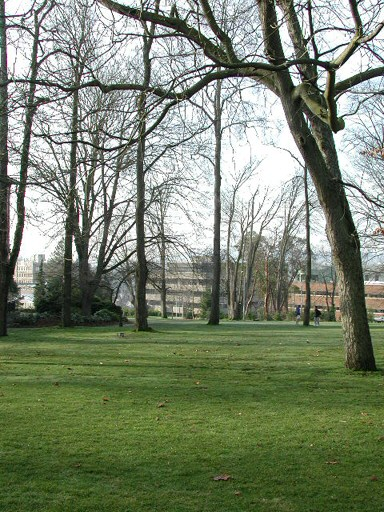
#> input picture hw3/parrington/1.jpg, 384 x 512 px
$ python test.py
#> lines starting #> are read from the running program, lines starting #| are printed output that depends on the picture
from numpy import all, any, array, arctan2, cos, sin, exp, dot, log, logical_and, roll, sqrt, stack, trace, unravel_index, pi, deg2rad, rad2deg, where, zeros, floor, full, nan, isnan, round, float32
from numpy.linalg import det, lstsq, norm
from cv2 import resize, GaussianBlur, subtract, KeyPoint, INTER_LINEAR, INTER_NEAREST, imwrite, imread
from functools import cmp_to_key
import logging

####################
# Global variables #
####################

logger = logging.getLogger(__name__)
float_tolerance = 1e-7

#################
# Main function #
#################

def computeKeypointsAndDescriptors(image, sigma=1.6, num_intervals=3, assumed_blur=0.5, image_border_width=5):
    """Compute SIFT keypoints and descriptors for an input image
    """
    image = image.astype('float32')
    base_image = generateBaseImage(image, sigma, assumed_blur)
    num_octaves = computeNumberOfOctaves(base_image.shape)
    gaussian_kernels = generateGaussianKernels(sigma, num_intervals)
    gaussian_images = generateGaussianImages(base_image, num_octaves, gaussian_kernels)
    dog_images = generateDoGImages(gaussian_images)
    keypoints = findScaleSpaceExtrema(gaussian_images, dog_images, num_intervals, sigma, image_border_width)
    keypoints = removeDuplicateKeypoints(keypoints)
    keypoints = convertKeypointsToInputImageSize(keypoints)
    descriptors = generateDescriptors(keypoints, gaussian_images)
    return keypoints, descriptors

#########################
# Image pyramid related #
#########################

def generateBaseImage(image, sigma, assumed_blur):
    """Generate base image from input image by upsampling by 2 in both directions and blurring
    """
    logger.debug('Generating base image...')
    image = resize(image, (0, 0), fx=2, fy=2, interpolation=INTER_LINEAR)
    sigma_diff = sqrt(max((sigma ** 2) - ((2 * assumed_blur) ** 2), 0.01))
    return GaussianBlur(image, (0, 0), sigmaX=sigma_diff, sigmaY=sigma_diff)  # the image blur is now sigma instead of assumed_blur

def computeNumberOfOctaves(image_shape):
    """Compute number of octaves in image pyramid as function of base image shape (OpenCV default)
    """
    return int(round(log(min(image_shape)) / log(2) - 1))

def generateGaussianKernels(sigma, num_intervals):
    """Generate list of gaussian kernels at which to blur the input image. Default values of sigma, intervals, and octaves follow section 3 of Lowe's paper.
    """
    logger.debug('Generating scales...')
    num_images_per_octave = num_intervals + 3
    k = 2 ** (1. / num_intervals)
    gaussian_kernels = zeros(num_images_per_octave)  # scale of gaussian blur necessary to go from one blur scale to the next within an octave
    gaussian_kernels[0] = sigma

    for image_index in range(1, num_images_per_octave):
        sigma_previous = (k ** (image_index - 1)) * sigma
        sigma_total = k * sigma_previous
        gaussian_kernels[image_index] = sqrt(sigma_total ** 2 - sigma_previous ** 2)
    return gaussian_kernels

def generateGaussianImages(image, num_octaves, gaussian_kernels):
    """Generate scale-space pyramid of Gaussian images
    """
    logger.debug('Generating Gaussian images...')
    gaussian_images = []

    for octave_index in range(num_octaves):
        gaussian_images_in_octave = []
        gaussian_images_in_octave.append(image)  # first image in octave already has the correct blur
        for gaussian_kernel in gaussian_kernels[1:]:
            image = GaussianBlur(image, (0, 0), sigmaX=gaussian_kernel, sigmaY=gaussian_kernel)
            gaussian_images_in_octave.append(image)
            imwrite('./answer/'+str(octave_index)+str(gaussian_kernel)+'.jpg', image)
        gaussian_images.append(gaussian_images_in_octave)
        octave_base = gaussian_images_in_octave[-3]
        image = resize(octave_base, (int(octave_base.shape[1] / 2), int(octave_base.shape[0] / 2)), interpolation=INTER_NEAREST)
    return array(gaussian_images)

# [345 lines left out: functions generateDoGImages, findScaleSpaceExtrema, isPixelAnExtremum, localizeExtremumViaQuadraticFit, computeGradientAtCenterPixel, computeHessianAtCenterPixel and 6 more, not called in this run]

if __name__ == '__main__':
    img1 = imread('./parrington/1.jpg', 0)
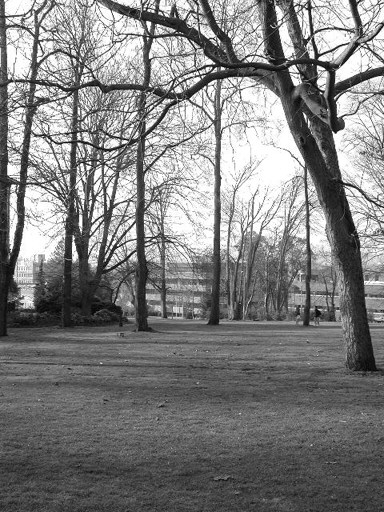
#> img1: shape (512, 384); min 0, max 255, mean 126.9

    computeKeypointsAndDescriptors(img1)
#> in generateBaseImage, `image = resize(image, (0, 0), fx=2, fy=2, interpolation=INTER_LINEAR)`:
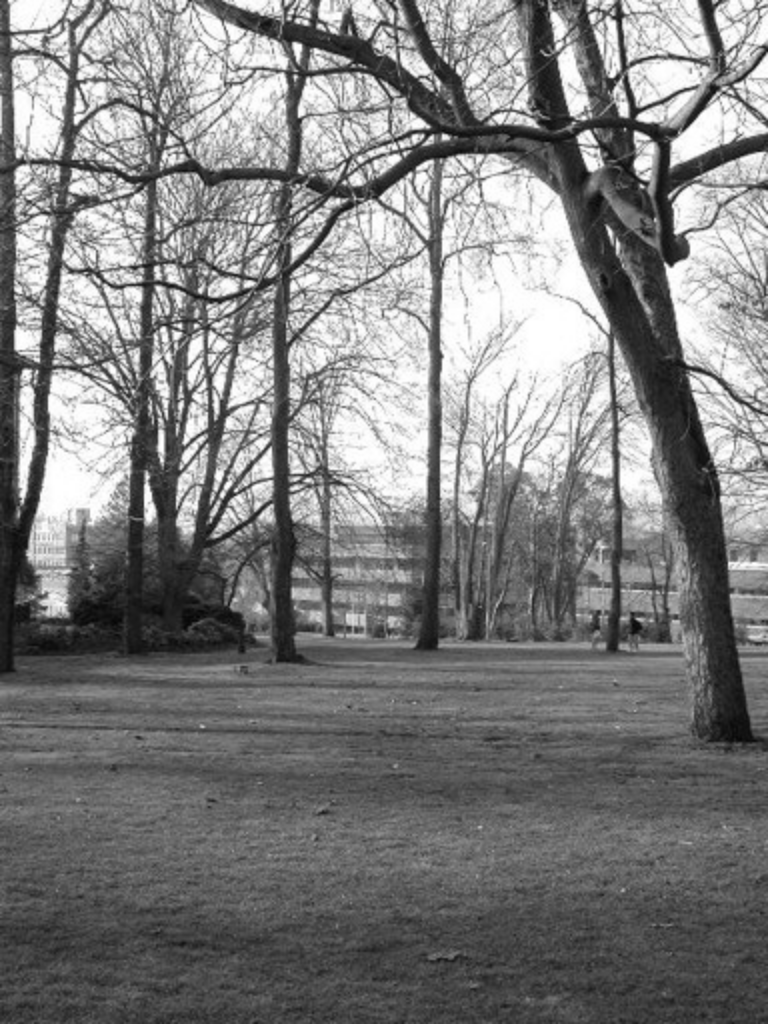
#> image: shape (1024, 768) float32; min 5.94, max 255, mean 126.9
#> the loop in generateGaussianImages, `for octave_index in range(num_octaves):` made 9 passes
#> image on pass 9: [135.1, 134.8]
#> pass 1, in generateGaussianImages, `imwrite('./answer/'+str(octave_index)+str(gaussian_kernel)+'.jpg', ima..`:
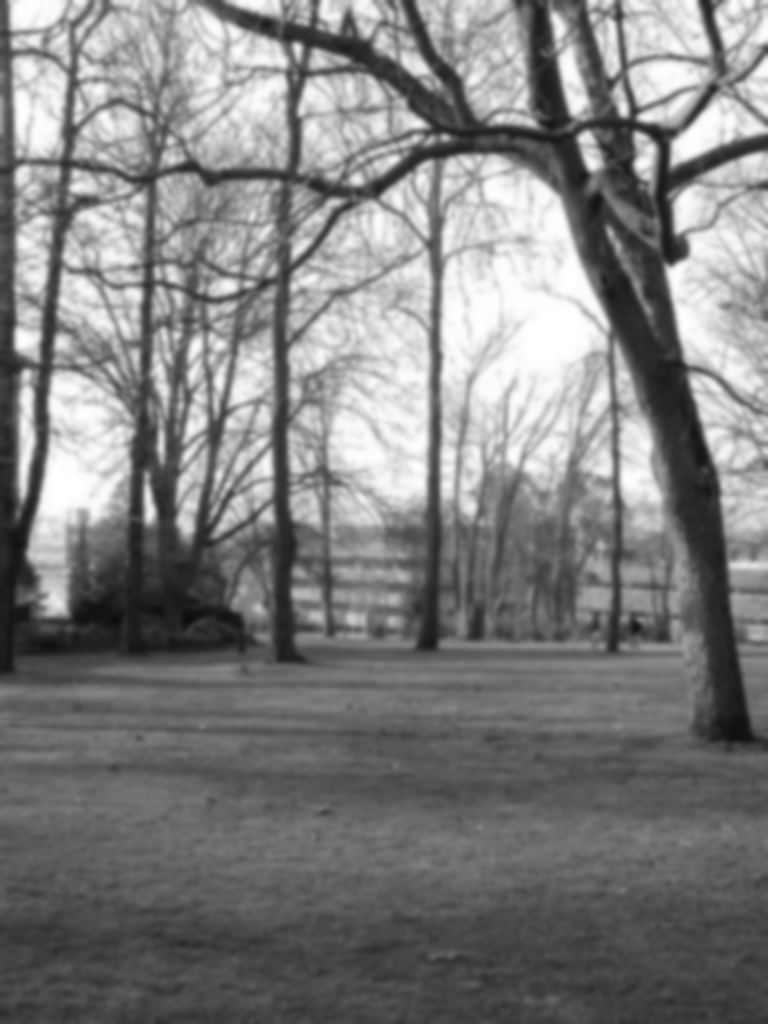
#> saved as 01.5450077936447955.jpg: shape (1024, 768); min 13, max 255, mean 126.9
#> after the loop in generateGaussianImages, `for octave_index in range(num_octaves):`: gaussian_images = 9 items
#> (the run stopped early here; a loop or call above may not have finished)

$ run again, with hw3/parrington/10.jpg copied over hw3/parrington/1.jpg
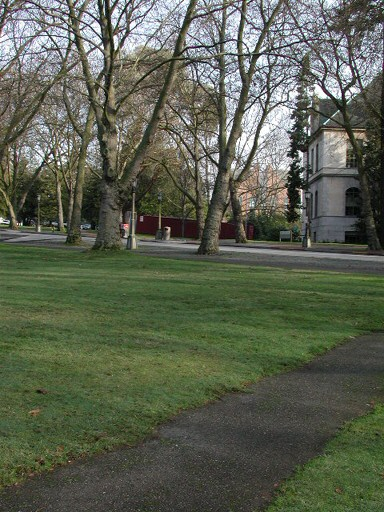
#> input picture hw3/parrington/10.jpg, 384 x 512 px
#> in generateBaseImage, `image = resize(image, (0, 0), fx=2, fy=2, interpolation=INTER_LINEAR)`:
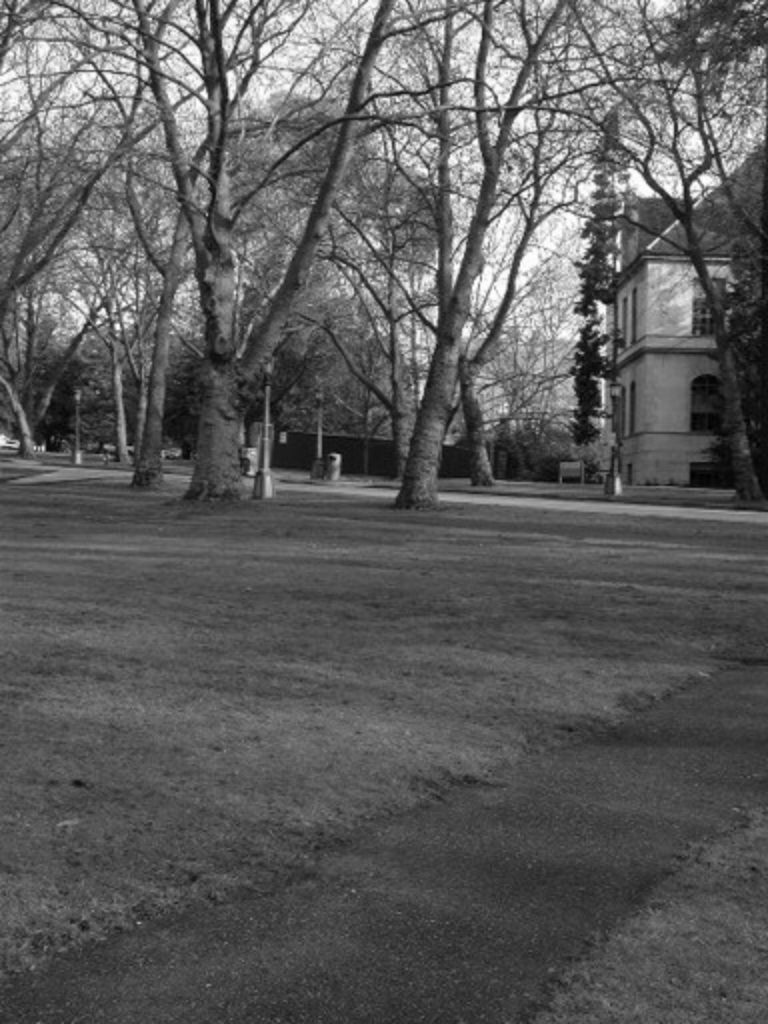
#> image: shape (1024, 768) float32; min 0.375, max 254.9, mean 92.9
#> the loop in generateGaussianImages, `for octave_index in range(num_octaves):` made 9 passes
#> image on pass 9: [98.73, 98.52]
#> pass 1, in generateGaussianImages, `imwrite('./answer/'+str(octave_index)+str(gaussian_kernel)+'.jpg', ima..`:
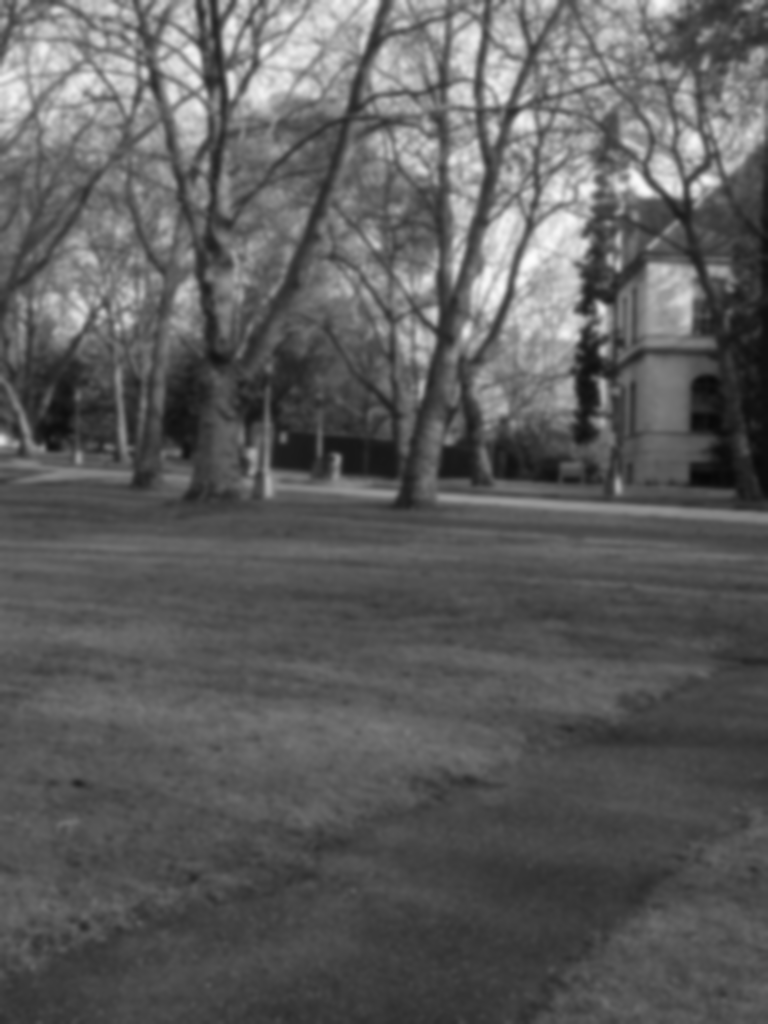
#> saved as 01.5450077936447955.jpg: shape (1024, 768); min 7, max 252, mean 92.9
#> after the loop in generateGaussianImages, `for octave_index in range(num_octaves):`: gaussian_images = 9 items

$ run again, with hw3/parrington/11.jpg copied over hw3/parrington/1.jpg
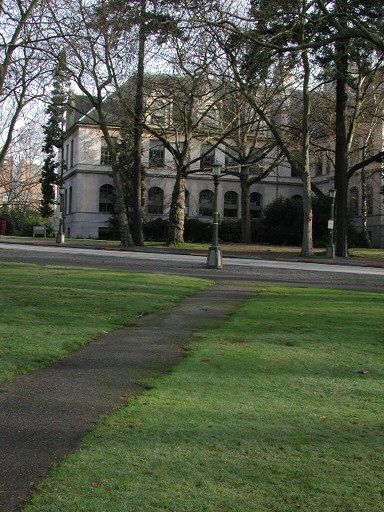
#> input picture hw3/parrington/11.jpg, 384 x 512 px
#> in generateBaseImage, `image = resize(image, (0, 0), fx=2, fy=2, interpolation=INTER_LINEAR)`:
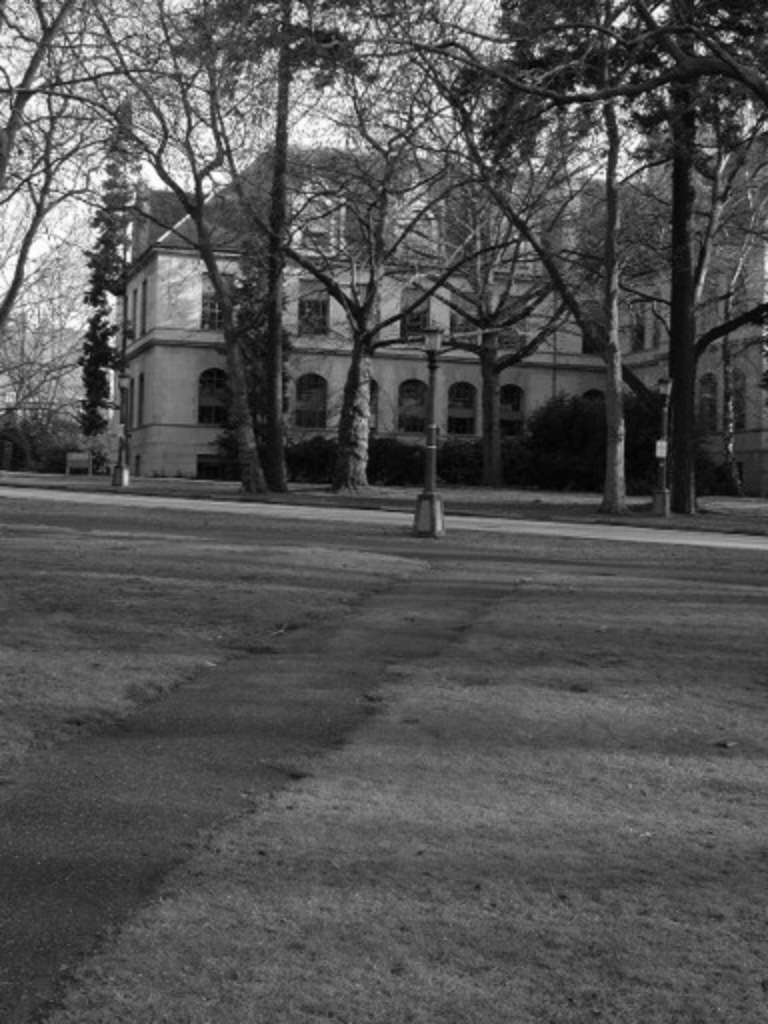
#> image: shape (1024, 768) float32; min 1.56, max 254.9, mean 83.4
#> the loop in generateGaussianImages, `for octave_index in range(num_octaves):` made 9 passes
#> image on pass 9: [86.87, 86.77]
#> pass 1, in generateGaussianImages, `imwrite('./answer/'+str(octave_index)+str(gaussian_kernel)+'.jpg', ima..`:
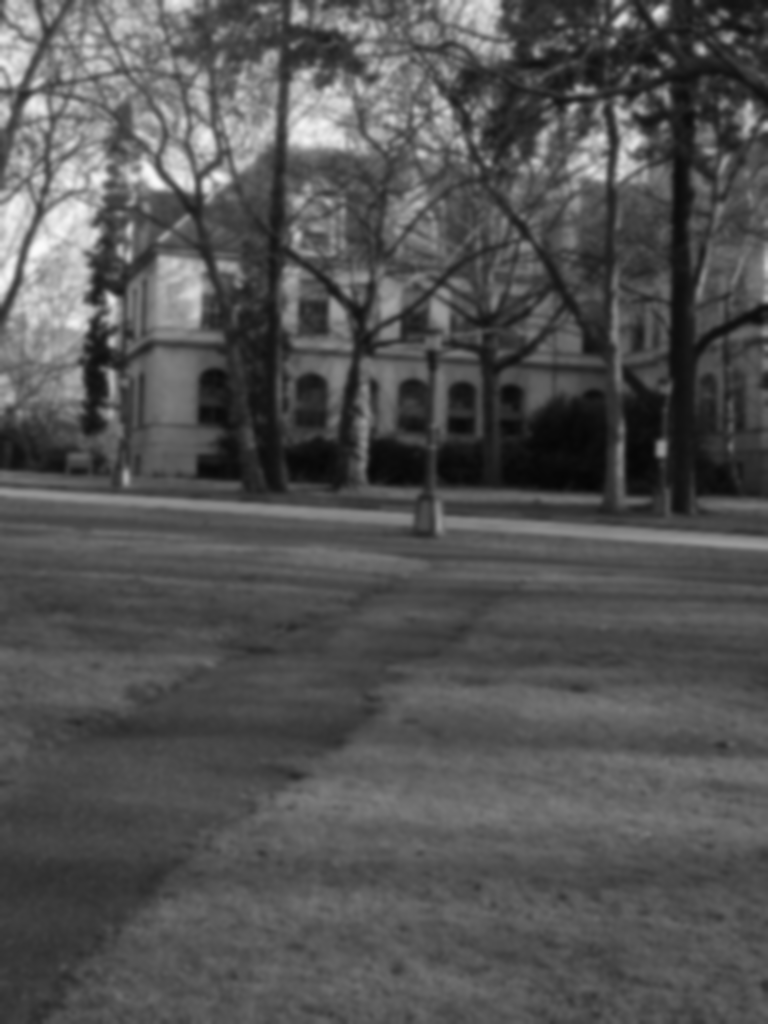
#> saved as 01.5450077936447955.jpg: shape (1024, 768); min 6, max 250, mean 83.4
#> after the loop in generateGaussianImages, `for octave_index in range(num_octaves):`: gaussian_images = 9 items

$ run again, with hw3/parrington/12.jpg copied over hw3/parrington/1.jpg
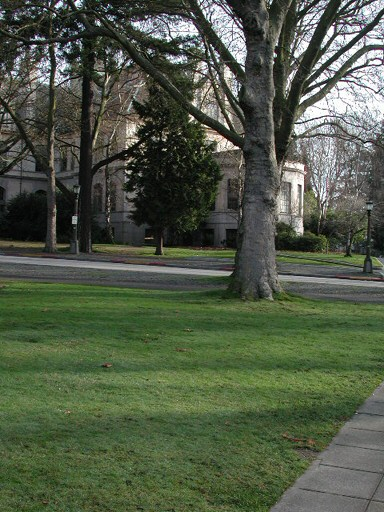
#> input picture hw3/parrington/12.jpg, 384 x 512 px
#> `img1 = imread('./parrington/1.jpg', 0)`:
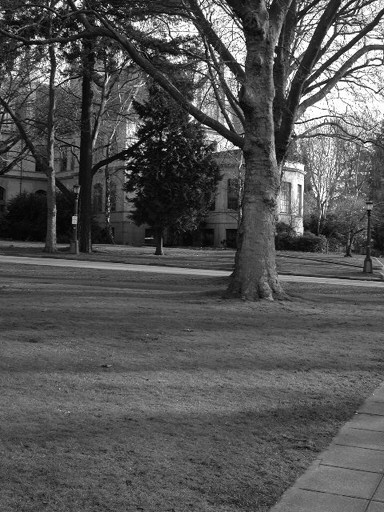
#> img1: shape (512, 384); min 0, max 255, mean 84.7
#> the loop in generateGaussianImages, `for octave_index in range(num_octaves):` made 9 passes
#> image on pass 9: [79.81, 79.83]
#> pass 1, in generateGaussianImages, `imwrite('./answer/'+str(octave_index)+str(gaussian_kernel)+'.jpg', ima..`:
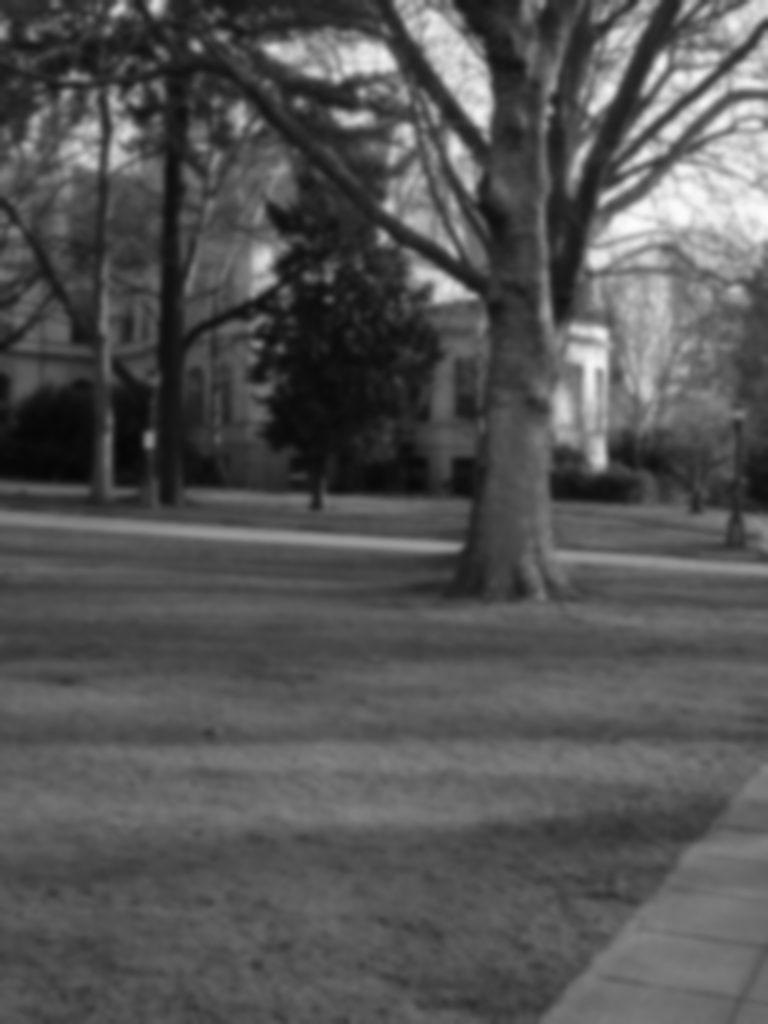
#> saved as 01.9465878414647133.jpg: shape (1024, 768); min 6, max 252, mean 84.7
#> after the loop in generateGaussianImages, `for octave_index in range(num_octaves):`: gaussian_images = 9 items
